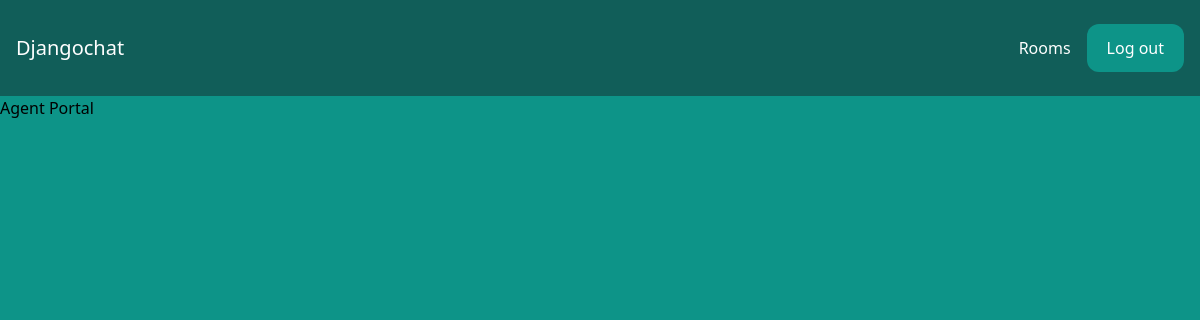
The app's page /rooms/ (signed in), older data.
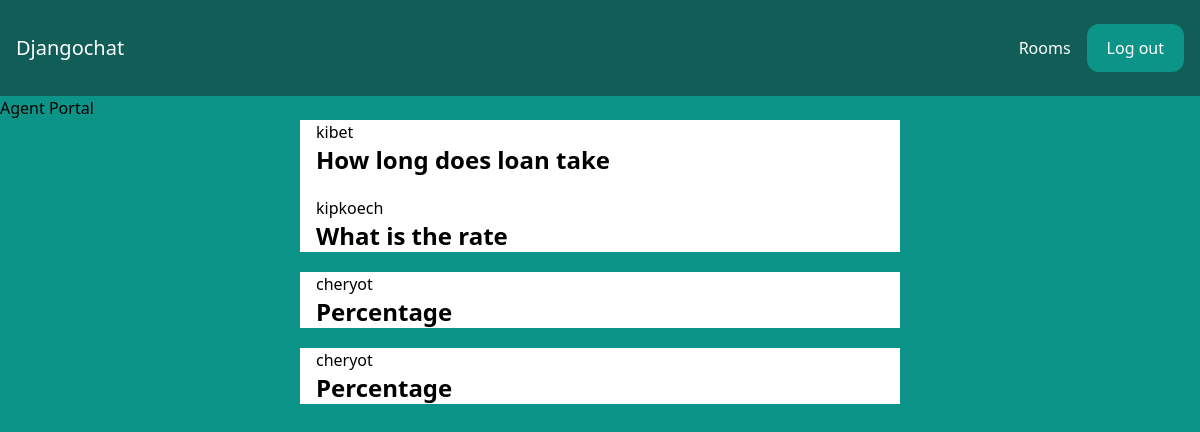
The same page, newer data.
### room/models.py (models this page shows)
class CustomerMessage(models.Model):
    user_id =models.AutoField(primary_key=True)
    sender_name = models.CharField(max_length=255)
    message = models.TextField()
    timestamp = models.DateTimeField(auto_now_add=True)
    agent_response = models.TextField(blank=True, null=True)

### room/views.py (the view)
# urls.py: path('', agent_portal, name='agent_portal'),
@login_required
def agent_portal(request):
    messages = CustomerMessage.objects.filter(agent_response__isnull=True)
    return render(request, 'room/agent_portal.html', {'messages': messages})

### room/templates/room/agent_portal.html
{% extends 'core/base.html' %}
{% block content %}
  <h1>Agent Portal</h1>
  <div class="w-full flex flex-wrap items-center">
  {% for message in messages %}
    <div class="lg:w-2/4 px-4 mx-auto bg-white">
      <a href="{% url 'view_message' message.user_id %}">{{ message.sender_name }} </a>
      <div class="mb-5 text-2xl font-semibold">{{ message.message }}</div>
    </div>
    </div>
  {% endfor %}
{% endblock %}

### core/templates/core/base.html (shortened to what this page needs)
<!DOCTYPE html>
<html>
    <head>
        <script src="https://cdn.tailwindcss.com"></script>
    </head>
    <body class="bg-teal-600">
        <nav class="flex items-center justify-between px-4 py-6 bg-teal-800">
            <div>
                <a href="/" class="text-xl text-white">Djangochat</a>
            </div>
            <div class="flex items-center space-x-4">
                {% if request.user.is_authenticated %}
                <a href="/rooms/" class="text-white hover:text-gray-200">Rooms</a>
                <a href="/logout/" class="px-5 py-3 rounded-xl text-white bg-teal-600 hover:bg-teal-700">Log out</a>
                {% else %}
                    <a href="/chat/" class="text-white hover:text-gray-200">Start Chat</a>
                    <a href="/login/" class="text-white hover:text-gray-200">Log in</a>
                    <a href="/signup/" class="px-5 py-3 rounded-xl text-white bg-teal-600 hover:bg-teal-700">Sign up</a>
                {% endif %}
            </div>
        </nav>
        {% block content %}
        {% endblock %}
    </body>
</html>

Row changes from the older to the newer data that the page shows:
added CustomerMessage: sender_name "kibet", message "How long does loan take"
added CustomerMessage: sender_name "kipkoech", message "What is the rate"
added CustomerMessage: sender_name "cheryot", message "Percentage"
added CustomerMessage: sender_name "cheryot", message "Percentage"
